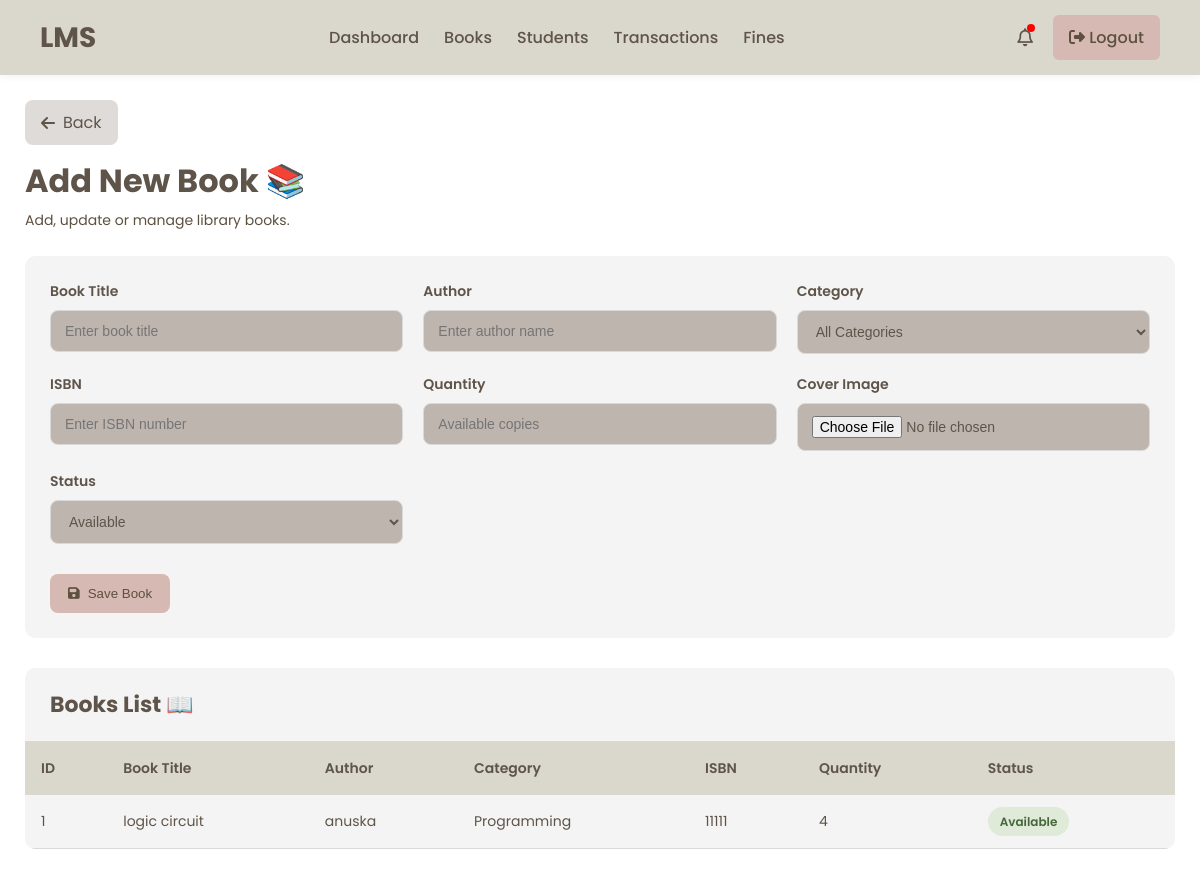
The page /add-book/ on the database as committed earlier.
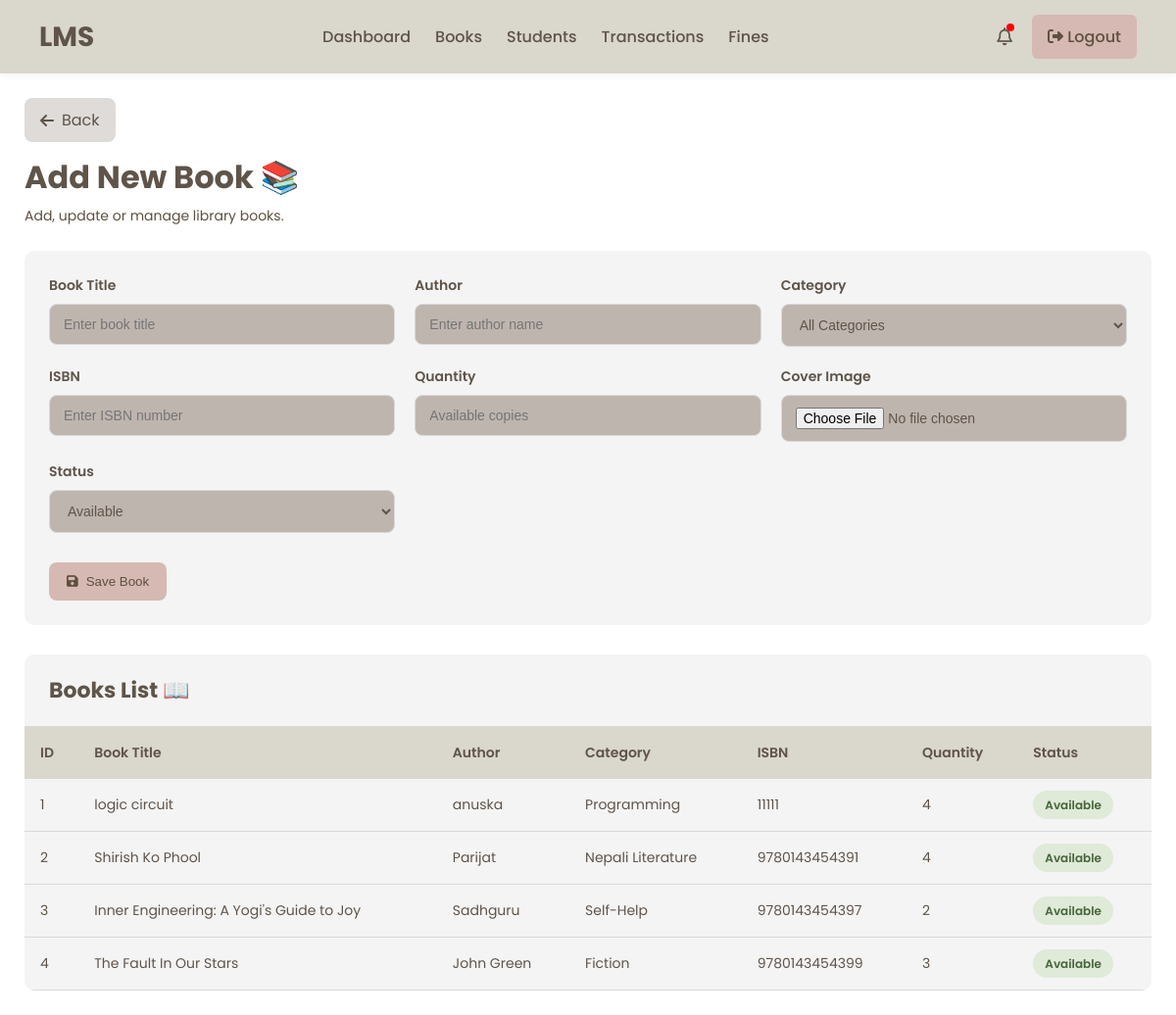
The same page on the database as committed later.
### library/models.py (models this page shows, shortened)
class Book(models.Model):
    title = models.CharField(max_length=200)
    author = models.CharField(max_length=100)
    category = models.ForeignKey(Category,
        on_delete=models.SET_NULL,
        null=True,
        blank=True
    )
    isbn = models.CharField(
        max_length=50,
        unique=True,
        null=True,
        blank=True
    )
    quantity = models.IntegerField(default=1)
    available = models.BooleanField(default=True)
    cover_image = models.ImageField(upload_to='book_covers/', null=True, blank=True)

class Category(models.Model):
    name = models.CharField(max_length=100, unique=True)

### library/views.py (the view, shortened to what this page needs)
# urls.py: path('add-book/', views.add_book, name='add_book'),
def add_book(request):
    context = {
        'books': Book.objects.all(),
        'categories': Category.objects.all()
    }
    return render(
        request,
        'add_book.html',
        context
    )

### templates/add_book.html (shortened to what this page needs)
{% extends 'admin_base.html' %}
{% load static %}
{% block extra_css %}
<link rel="stylesheet" href="{% static 'css/add_book.css' %}">
{% endblock %}
{% block content %}
<div class="students-page">
    <div class="top-header">
        <div class="header-left">
            <a href="{% url 'books' %}"
               class="back-btn">
                <i class="fa-solid fa-arrow-left"></i>
                Back
            </a>
            <h1 class="page-title">
                Add New Book 📚
            </h1>
            <p class="page-subtitle">
                Add, update or manage library books.
            </p>
        </div>
    </div>
    <div class="form-container">
        <form method="POST">
            <div class="input-group">
                <label>Book Title</label>
                <input type="text"
                       name="title"
                       placeholder="Enter book title"
                       required>
            </div>
            <div class="input-group">
                <label>Author</label>
                <input type="text"
                       name="author"
                       placeholder="Enter author name"
                       required>
            </div>
            <div class="input-group">
                <label>Category</label>
                <select name="category" required>
                    <option value="">All Categories</option>
                </select>
            </div>
            <div class="input-group">
                <label>ISBN</label>
                <input type="text"
                       name="isbn"
                       placeholder="Enter ISBN number">
            </div>
            <div class="input-group">
                <label>Quantity</label>
                <input type="number"
                       name="quantity"
                       min="1"
                       placeholder="Available copies"
                       required>
            </div>
            <form method="POST" enctype="multipart/form-data">
                <div class="input-group">
                    <label>Cover Image</label>
                    <input type="file"
                           name="cover_image"
                           accept="image/*">
                </div>
            <div class="input-group">
                <label>Status</label>
                <select name="available">
                    <option value="True">Available</option>
                </select>
            </div>
            <div class="button-group">
                <button type="submit"
                        class="add-btn">
                    <i class="fa-solid fa-floppy-disk"></i>
                    Save Book
                </button>
            </div>
        </form>
    </div>
    <div class="table-wrapper">
        <div class="table-header">
            <h2>
                Books List 📖
            </h2>
        </div>
        <table>
            <thead>
                <tr>
                    <th>ID</th>
                    <th>Book Title</th>
                    <th>Author</th>
                    <th>Category</th>
                    <th>ISBN</th>
                    <th>Quantity</th>
                    <th>Status</th>
                </tr>
            </thead>
            <tbody>
                {% for book in books %}
                <tr>
                    <td>{{ book.id }}</td>
                    <td>{{ book.title }}</td>
                    <td>{{ book.author }}</td>
                    <td>{{ book.category.name }}</td>
                    <td>{{ book.isbn }}</td>
                    <td>{{ book.quantity }}</td>
                    <td>
                        {% if book.available %}
                        <span class="active-status">
                            Available
                        </span>
                        {% else %}
                        <span class="inactive-status">
                            Issued
                        </span>
                        {% endif %}
                    </td>
                </tr>
                {% endfor %}
            </tbody>
        </table>
    </div>
</div>
{% endblock %}

Rows that differ between the two databases and show on the page:
added Book: id "2", title "Shirish Ko Phool", author "Parijat", category.name "Nepali Literature", isbn "9780143454391", quantity "4", available "Available"
added Book: id "3", title "Inner Engineering: A Yogi's Guide to Joy", author "Sadhguru", category.name "Self-Help", isbn "9780143454397", quantity "2", available "Available"
added Book: id "4", title "The Fault In Our Stars", author "John Green", category.name "Fiction", isbn "9780143454399", quantity "3", available "Available"
